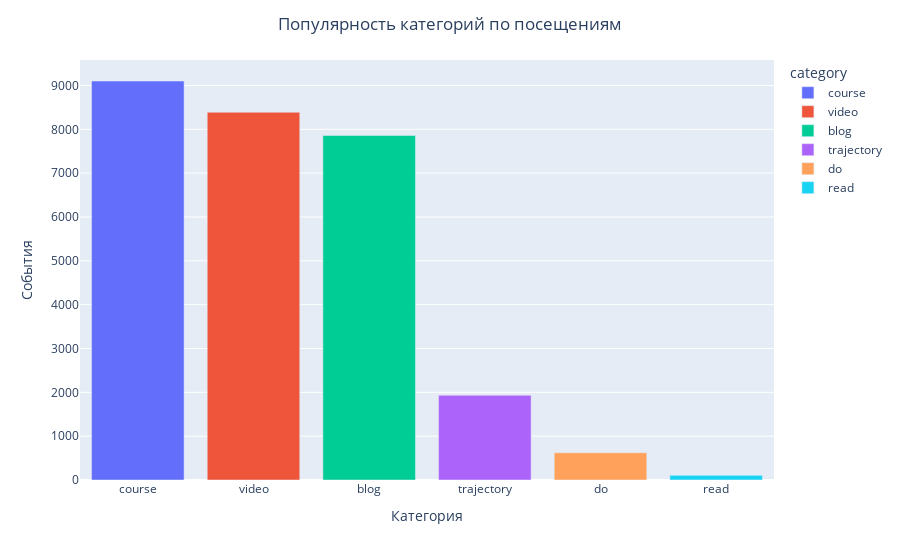

The notebook cell saved with this chart:
### Code cell
fig = px.bar(df_pop, x='category', y='count_event', color = 'category', 
                                     color_discrete_map = color_map )
fig.update_layout(title_text='Популярность категорий по посещениям', title_x=0.5, 
                  yaxis_title = 'События', xaxis_title = 'Категория')
fig.show()

### Figure 1 — Plotly figure (JSON) as saved in the notebook; plotly's stock layout.template omitted (floating-point values rounded to 4 significant figures)
{"data": [{"alignmentgroup": "True", "hovertemplate": "category=%{x}<br>count_event=%{y}<extra></extra>", "legendgroup": "course", "marker": {"color": "#636EFA", "pattern": {"shape": ""}}, "name": "course", "offsetgroup": "course", "orientation": "v", "showlegend": true, "textposition": "auto", "type": "bar", "x": ["course"], "xaxis": "x", "y": [9102], "yaxis": "y"}, {"alignmentgroup": "True", "hovertemplate": "category=%{x}<br>count_event=%{y}<extra></extra>", "legendgroup": "video", "marker": {"color": "#EF553B", "pattern": {"shape": ""}}, "name": "video", "offsetgroup": "video", "orientation": "v", "showlegend": true, "textposition": "auto", "type": "bar", "x": ["video"], "xaxis": "x", "y": [8389], "yaxis": "y"}, {"alignmentgroup": "True", "hovertemplate": "category=%{x}<br>count_event=%{y}<extra></extra>", "legendgroup": "blog", "marker": {"color": "#00CC96", "pattern": {"shape": ""}}, "name": "blog", "offsetgroup": "blog", "orientation": "v", "showlegend": true, "textposition": "auto", "type": "bar", "x": ["blog"], "xaxis": "x", "y": [7860], "yaxis": "y"}, {"alignmentgroup": "True", "hovertemplate": "category=%{x}<br>count_event=%{y}<extra></extra>", "legendgroup": "trajectory", "marker": {"color": "#AB63FA", "pattern": {"shape": ""}}, "name": "trajectory", "offsetgroup": "trajectory", "orientation": "v", "showlegend": true, "textposition": "auto", "type": "bar", "x": ["trajectory"], "xaxis": "x", "y": [1934], "yaxis": "y"}, {"alignmentgroup": "True", "hovertemplate": "category=%{x}<br>count_event=%{y}<extra></extra>", "legendgroup": "do", "marker": {"color": "#FFA15A", "pattern": {"shape": ""}}, "name": "do", "offsetgroup": "do", "orientation": "v", "showlegend": true, "textposition": "auto", "type": "bar", "x": ["do"], "xaxis": "x", "y": [621], "yaxis": "y"}, {"alignmentgroup": "True", "hovertemplate": "category=%{x}<br>count_event=%{y}<extra></extra>", "legendgroup": "read", "marker": {"color": "#19d3f3", "pattern": {"shape": ""}}, "name": "read", "offsetgroup": "read", "orientation": "v", "showlegend": true, "textposition": "auto", "type": "bar", "x": ["read"], "xaxis": "x", "y": [106], "yaxis": "y"}], "layout": {"barmode": "relative", "legend": {"title": {"text": "category"}, "tracegroupgap": 0}, "margin": {"t": 60}, "title": {"text": "Популярность категорий по посещениям", "x": 0.5}, "xaxis": {"anchor": "y", "categoryarray": ["course", "video", "blog", "trajectory", "do", "read"], "categoryorder": "array", "domain": [0, 1], "title": {"text": "Категория"}}, "yaxis": {"anchor": "x", "domain": [0, 1], "title": {"text": "События"}}}}
